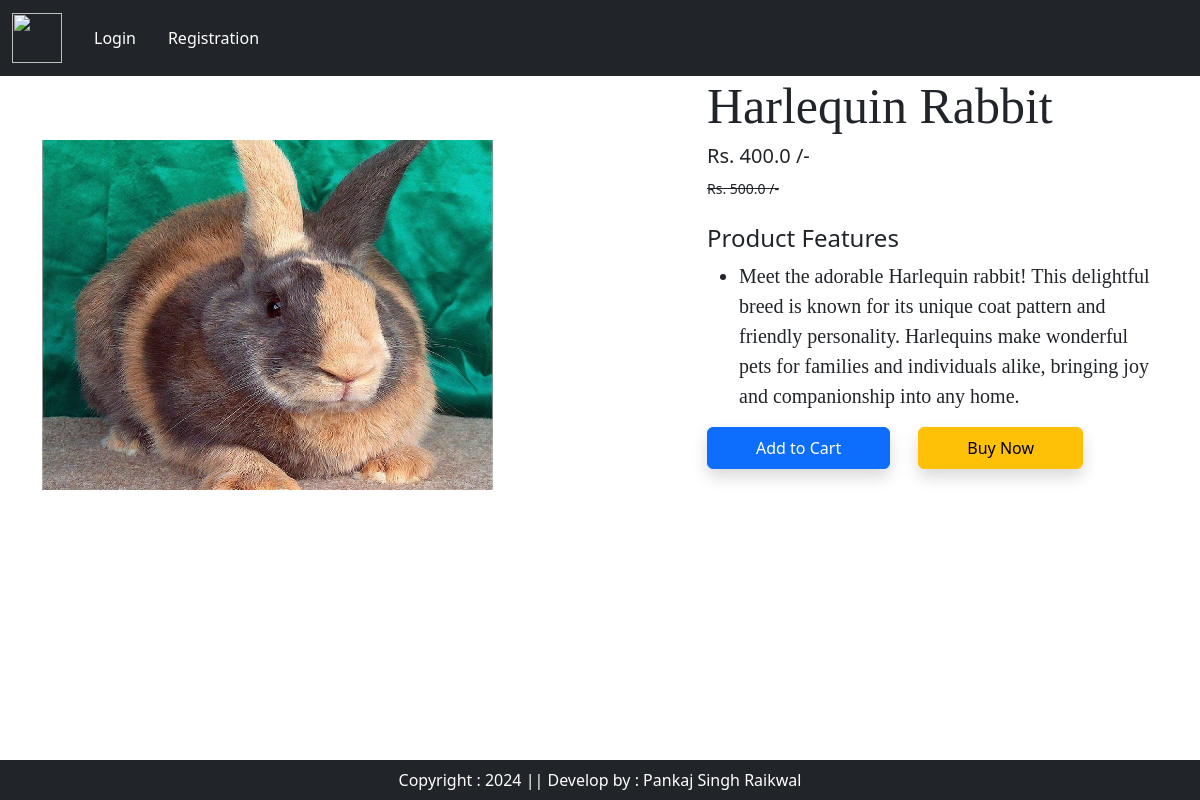
Screenshot of /product-detail/1 with the database file from the repository.
### app/models.py (models this page shows, shortened)
class product(models.Model):
    title = models.CharField(max_length=100)
    selling_price = models.FloatField()
    discounted_price = models.FloatField()
    description = models.TextField()
    height = models.CharField(max_length = 100)
    weight = models.CharField(max_length = 100)
    breadName = models.CharField(max_length=100)
    category= models.CharField(choices=CATEGORY_CHOICES, max_length= 2)
    product_image = models.ImageField(upload_to='product')

### app/views.py (the view)
# urls.py: path("product-detail/<int:pk>" , views.ProductDetail.as_view() , name = "product-detail"),
class ProductDetail(View):
    def get(self , request , pk):
        Product = product.objects.get(pk=pk)
        return render(request, "app/productdetail.html", locals())

### app/templates/app/productdetail.html (shortened to what this page needs)
{% extends "app/base.html" %}
{% load static %}
{% block main-content %}
    <div class="container " style="margin-bottom: 60px;">
        <div class="row flex justify-content-between">
            <div class="img2 col-lg-5 mt-5">
                <img src="{{Product.product_image.url}}" alt="" class="image col-xs-6 col-sm-12 col-lg-12 mt-3 text-sm-center w-100 h-75" >
            </div>
            <div class="productdetail col-lg-5">
                <h1 style="font-family: Georgia; font-size: 50px;">{{Product.title}}</h1>
                <h5>Rs. {{Product.discounted_price}} /-</h5>
                <small class="text-decoration-line-through text-muted-fs-5"><del>Rs. {{Product.selling_price}} /-</small></del>
                <br><br><h4>Product Features</h4>
                <ul class="fs-5" style="font-family:Rajdhani;">
                    <li>{{Product.description}}</li>
                </ul>
                <form action="/add-to-cart" class="d-inline">
                    <button type="submit" class="btn btn-primary shadow px-5 py-2">Add to Cart</button>
                </form>
                <a href="{% url 'showcart' %}" class="btn btn-warning shadow px-5 py-2 ms-4">Buy Now</a></div>
            </div>
        </div>
{% endblock main-content %}

### rows the page displays
product: product_image (picture), title "Harlequin Rabbit", discounted_price "400.0", selling_price "500.0", description "Meet the adorable Harlequin rabbit! This delightful breed is known for its unique coat pattern and friendly personality. Harlequins make wonderful pets for families and individuals alike, bringing joy and companionship into any home."
